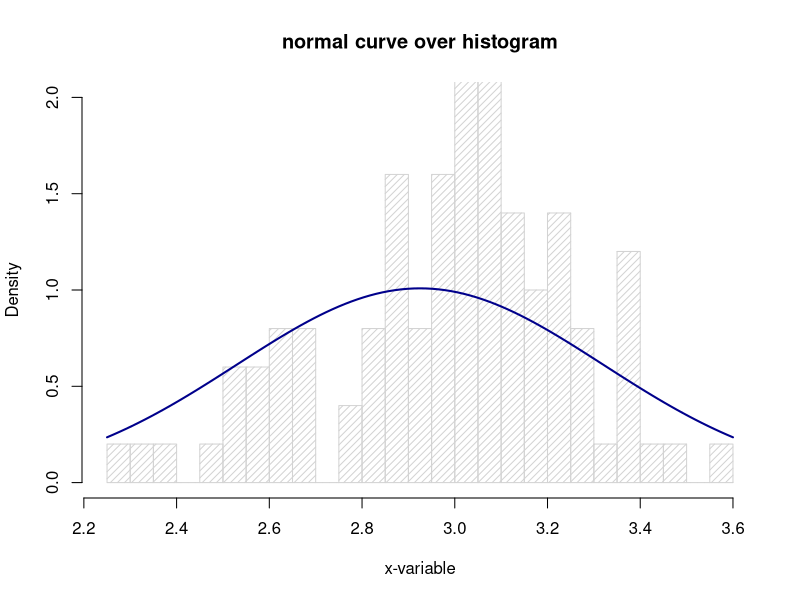

Reproduce this figure in R.
# Solução Lista de Exercícios - Capítulo 9

# Obs: Caso tenha problemas com a acentuação, consulte este link:
# https://support.rstudio.com/hc/en-us/articles/200532197-Character-Encoding

# Configurando o diretório de trabalho
# Coloque entre aspas o diretório de trabalho que você está usando no seu computador
# Não use diretórios com espaço no nome
setwd("~/projects/DataScience/FCD/RAzureML/big_data_r_azure/Mod9")
getwd()


# Exercício 1 - Gere 1000 números de uma distribuição normal com média 3 e sd = .25 e grave no objeto chamado x.

x <- rnorm(100,3,.25)

# Exercício 2 - Crie o histograma dos dados gerados no item anterior e adicione uma camada com a curva da normal.
desvio_x <- sd(x)

?hist
hist(x, density=20, breaks=20, prob=TRUE,xlab="x-variable", ylim=c(0, 2),main="normal curve over histogram")
curve(dnorm(x, mean=mean(x), sd=sd(x)),col="darkblue", lwd=2, add=TRUE, yaxt="n")

# Exercício 3 - Suponha que 80% dos adultos com alergias relatem alívio sintomático com uma medicação específica. 
# Se o medicamento é dado a 10 novos pacientes com alergias, qual é a probabilidade de que ele seja 
# eficaz em exatamente sete?

dbinom(7,10, 0.8)


# Exercício 4 - Suponha que os resultados dos testes de um vestibular se ajustem a uma distribuição normal. 
# Além disso, a pontuação média do teste é de 72 e o desvio padrão é de 15,2. 
# Qual é a porcentagem de alunos que pontuaram 84 ou mais no exame?

pnorm(84,mean=72,sd=15.72,lower.tail=FALSE)

# Exercício 5 - Suponha que o tempo médio de check-out de um caixa de supermercado seja de três minutos. 
# Encontre a probabilidade de um check-out do cliente ser concluído pelo caixa em menos de dois minutos.
pexp(2, rate=1/3) 


# Exercício 6 - Selecione dez números aleatórios entre um e três.
# Aplicamos a função de geração runif da distribuição uniforme para gerar dez números aleatórios entre um e três.
runif(10, min=1, max=3)


# Exercício 7 - Se houver 12 carros atravessando uma ponte por minuto, em média, 
# encontre a probabilidade de ter 15 ou mais carros cruzando a ponte em um determinado minuto.
ppois(14, lambda=12)  


# Exercício 8 - Suponha que haja 12 questões de múltipla escolha em um questionário de inglês. 
# Cada questão tem cinco respostas possíveis e apenas uma delas está correta. 
# Encontre a probabilidade de ter quatro ou menos respostas corretas se um aluno tentar 
# responder a cada pergunta aleatoriamente.

dbinom(4, size=12, prob=0.2) 





